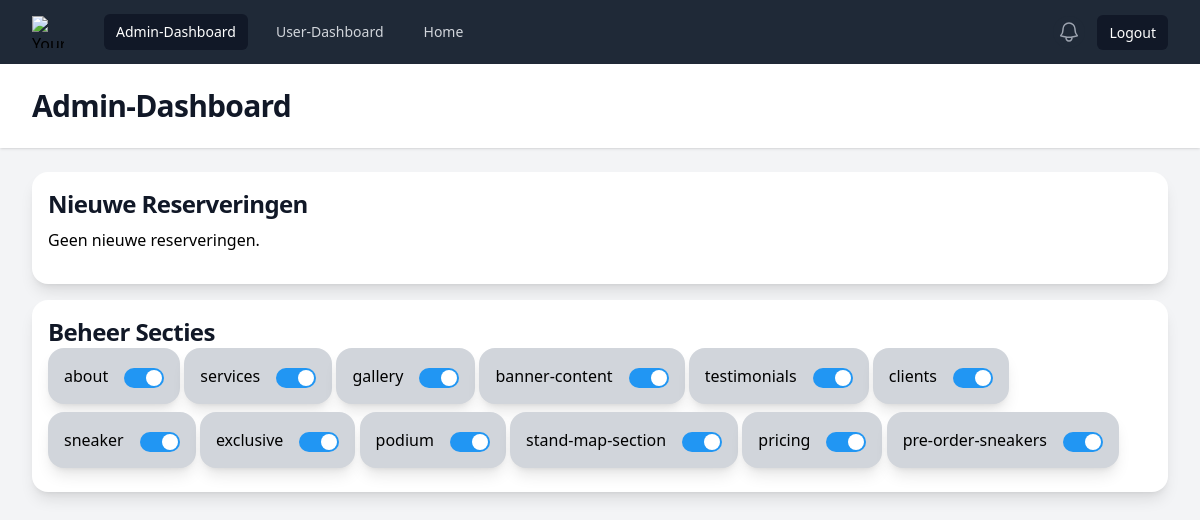
Page /admin_dashboard_tailwind.php (signed in) on the committed database.
### tables this page shows
CREATE TABLE IF NOT EXISTS `sections` (
  `id` int NOT NULL AUTO_INCREMENT,
  `section_name` varchar(255) NOT NULL,
  `is_visible` tinyint(1) DEFAULT '1',
  PRIMARY KEY (`id`)
);

### admin_dashboard_tailwind.php (the view, shortened to what this page needs)
<?php
include 'config/config.php';
$sql = "SELECT r.id, r.company_name, s.stand_number, p.plain_name, r.statuses FROM reservations r
        JOIN stands s ON r.stand_id = s.id
        JOIN plains p ON s.plain_id = p.id
        WHERE r.statuses = 'active'";
$stmt = $pdo->query($sql);
$allreservations = $stmt->fetchAll(PDO::FETCH_ASSOC);
?>
<!DOCTYPE html>
<html class="h-full bg-gray-100" lang="en">
<head>
    <script src="https://cdn.tailwindcss.com"></script>
</head>
<body class="h-full">
    <div class="min-h-full">
        <nav class="bg-gray-800">
            <div class="mx-auto max-w-7xl px-4 sm:px-6 lg:px-8">
                <div class="flex h-16 items-center justify-between">
                    <div class="flex items-center">
                        <div class="flex-shrink-0">
                            <img class="h-8 w-8" src="https://tailwindui.com/plus/img/logos/mark.svg?color=indigo&shade=500" alt="Your Company">
                        </div>
                        <div class="hidden md:block">
                            <div class="ml-10 flex items-baseline space-x-4">
                                <a href="#" class="rounded-md bg-gray-900 px-3 py-2 text-sm font-medium text-white" aria-current="page">Admin-Dashboard</a>
                                <a href="#" class="rounded-md px-3 py-2 text-sm font-medium text-gray-300 hover:bg-gray-700 hover:text-white">User-Dashboard</a>
                                <a href="/" class="rounded-md px-3 py-2 text-sm font-medium text-gray-300 hover:bg-gray-700 hover:text-white">Home</a>
                            </div>
                        </div>
                    </div>
                    <div class="hidden md:block">
                        <div class="ml-4 flex items-center md:ml-6">
                            <button type="button" class="relative rounded-full bg-gray-800 p-1 text-gray-400 hover:text-white focus:outline-none focus:ring-2 focus:ring-white focus:ring-offset-2 focus:ring-offset-gray-800">
                                <span class="absolute -inset-1.5"></span>
                            </button>
                            <div class="relative ml-3">
                                <a href="/logout" class="rounded-md bg-gray-900 px-3 py-2 text-sm font-medium text-white" aria-current="page">Logout</a>
                            </div>
                        </div>
                    </div>
                </div>
            </div>
        </nav>
        <header class="bg-white shadow">
            <div class="mx-auto max-w-7xl px-4 py-6 sm:px-6 lg:px-8">
                <h1 class="text-3xl font-bold tracking-tight text-gray-900">Admin-Dashboard</h1>
            </div>
        </header>
        <main>
            <div class="mx-auto max-w-7xl px-4 py-6 sm:px-6 lg:px-8">
                <div class="bg-white p-4 rounded-2xl mb-4 shadow-lg">
                    <h2 class="text-2xl font-bold tracking-tight text-gray-900 mb-2">Nieuwe Reserveringen</h2>
                    <?php if (empty($allreservations)): ?>
                        <p class="mb-4">Geen nieuwe reserveringen.</p>
                    <?php endif; ?>
                </div>
                <div class="bg-white p-4 rounded-2xl mb-4 shadow-lg">
                    <div class="flex grid">
                        <h2 class="text-2xl font-bold tracking-tight text-gray-900 col-span-full">Beheer Secties</h2>
                        <?php
                        $sql = "SELECT id, section_name, is_visible FROM sections";
                        $stmt = $pdo->query($sql);
                        $sections = $stmt->fetchAll(PDO::FETCH_ASSOC);
                        ?>
                        <ul class="col-span-full">
                            <?php foreach ($sections as $section): ?>
                                <li class="bg-gray-300 p-4 rounded-2xl mb-2 shadow-lg inline-flex flex-row align-middle">
                                    <p><?php echo htmlspecialchars($section['section_name']); ?></p>
                                    <label class="switch ml-4 mt-1">
                                        <span class="slider"></span>
                                    </label>
                                </li>
                            <?php endforeach; ?>
                        </ul>
                    </div>
                </div>
            </div>
        </main>
    </div>
</body>
</html>

### admin_dashboard_tailwind.php (style rules this page uses)
.switch { position: relative; display: inline-block; width: 40px; height: 20px; }
.slider { position: absolute; cursor: pointer; top: 0; left: 0; right: 0; bottom: 0; background-color: #ccc; transition: 0.4s; border-radius: 34px; }
.slider:before { position: absolute; content: ""; height: 16px; width: 16px; left: 2px; bottom: 2px; background-color: white; transition: 0.4s; border-radius: 50%; }
input:checked+.slider { background-color: #2196F3; }
input:checked+.slider:before { transform: translateX(20px); }

### rows in the picture
sections: section_name "about"
sections: section_name "services"
sections: section_name "gallery"
sections: section_name "banner-content"
sections: section_name "testimonials"
sections: section_name "clients"
sections: section_name "sneaker"
sections: section_name "exclusive"
sections: section_name "podium"
sections: section_name "stand-map-section"
sections: section_name "pricing"
sections: section_name "pre-order-sneakers"
